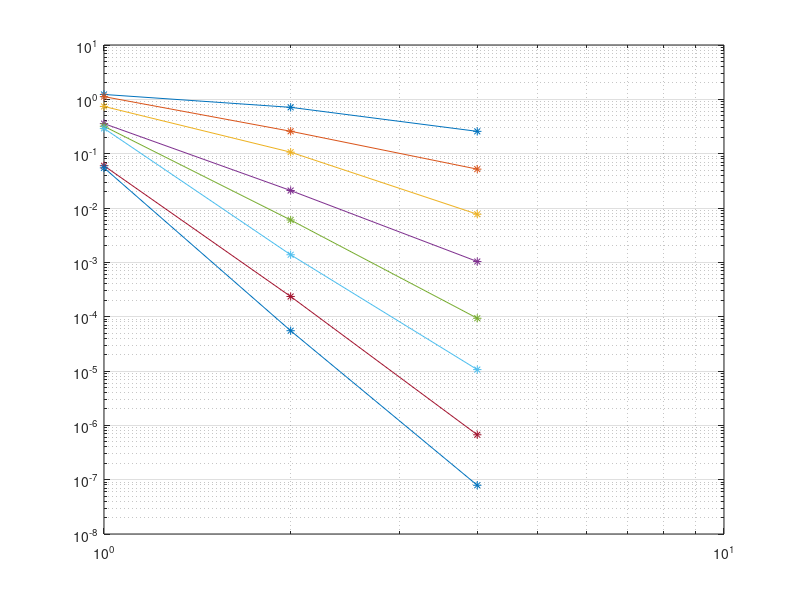

This figure's MATLAB source:
close all;
clear all;

%% l2 [Order][Mesh]

%% Sin(10x) + Sin(10y) + Sin(10z)
l2 = ...
    [...
        +1.229975e+00 , +7.127187e-01 , +2.574109e-01 ; ...
        +1.121877e+00 , +2.585136e-01 , +5.192648e-02 ; ...
        +7.401852e-01 , +1.065770e-01 , +7.683434e-03 ; ...
        +3.575730e-01 , +2.097726e-02 , +1.035315e-03 ; ...
        +3.193905e-01 , +6.017459e-03 , +9.351989e-05 ; ...
        +2.918225e-01 , +1.379404e-03 , +1.061236e-05 ; ...
        +5.998994e-02 , +2.352694e-04 , +6.703191e-07 ; ...
        +5.486575e-02 , +5.515433e-05 , +7.893316e-08 ; ...
    ];


h = [1, 1/2, 1/4];% 1/8, 1/16];
p = [1:8];

P = size(p, 2);
H = size(h, 2);

delta = zeros(P, H - 1);

for i = 1:H-1
    delta(:, i) = ...
        (log10(l2(:, i + 1)) - log10(l2(:, i))) / ...
        (log10(1/h(i + 1))   - log10(1/h(i)));
end

delta

figure;
loglog(1./h, l2, '-*');
grid;
